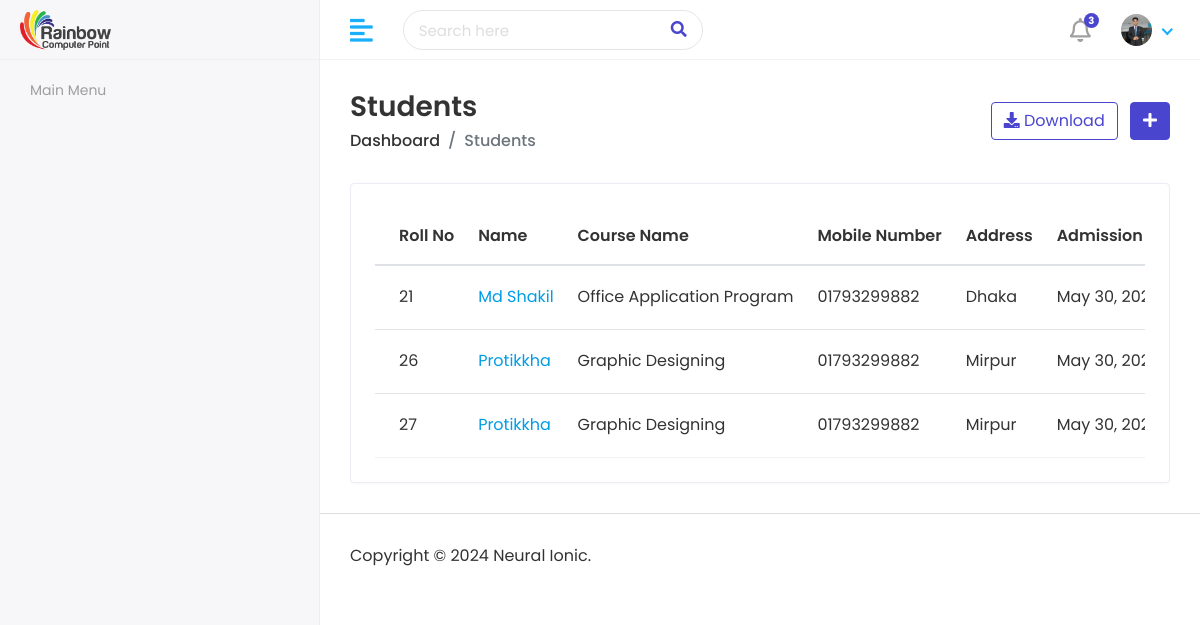
/studentList/, run on the app's committed database.
### RainbowApp/models.py (models this page shows)
class StudentInfoModel(models.Model):
    user = models.OneToOneField(CustomUserModel, on_delete =models.CASCADE,related_name='studentuser')
    StudentName = models.CharField(max_length=100)
    FatherName = models.CharField(max_length=100)
    MotherName = models.CharField(max_length=100)
    GENDER = [
        ('Male','Male'),
        ('Female','Female'),
    ]
    Gender = models.CharField(choices=GENDER,max_length=100)
    DOB = models.DateField()
    Religion = models.CharField(max_length=100)
    Mobile = models.CharField(max_length=100)
    EmergencyMobile = models.CharField(max_length=100)
    StudentPhoto = models.ImageField(upload_to='pendingstudent')
    PresentAddress = models.CharField(max_length=100)
    PermanentAddress = models.CharField(max_length=100)
    RollNo = models.CharField(max_length=100)
    CourseName = models.ForeignKey(CourseInfoModel,on_delete=models.DO_NOTHING)
    BatchNo = models.CharField(max_length=100)
    Batchschedule = models.CharField(max_length=100)
    SECTION = [
        ('A','A'),
        ('B','B'),
        ('C','C'),
    ]
    Section = models.CharField(max_length=100)
    CourseFee = models.CharField(max_length=100)
    Payment = models.CharField(max_length=100)
    Due = models.CharField(max_length=100)
    AdmissionDate = models.DateField(auto_now_add=True)
    LastModified = models.DateField(auto_now=True)

class CourseInfoModel(models.Model):
    CourseName = models.CharField(max_length=100)
    CourseDuration = models.CharField(max_length=100)
    WeeklyClass = models.CharField(max_length=100)
    ClassDurationHour = models.CharField(max_length=100)
    ClassDurationMinute = models.CharField(max_length=100)
    CourseFee = models.CharField(max_length=100)
    AboutCourse = models.TextField()
    CourseTopics = models.TextField()
    CourseImage = models.ImageField(upload_to='courseImg')
    def __str__(self):
        return self.CourseName

### RainbowProject/studentviews.py (the view)
# urls.py: path('studentList/',studentList, name='studentList'),
def studentList(request):
    studentinfo = StudentInfoModel.objects.all()
    context = {
        'studentinfo':studentinfo,
    }
    return render(request,'students/studentlist.html',context)

### template/students/studentlist.html (shortened to what this page needs)
{% extends 'adminmaster/adminmaster.html' %}
{% block admincontent %}
{% load static %}
<div class="content container-fluid">
    <div class="page-header">
       <div class="row align-items-center">
          <div class="col">
             <h3 class="page-title">Students</h3>
             <ul class="breadcrumb">
                <li class="breadcrumb-item"><a href="{% url 'adminDashboard' %}">Dashboard</a></li>
                <li class="breadcrumb-item active">Students</li>
             </ul>
          </div>
          <div class="col-auto text-right float-right ml-auto">
             <a href="#" class="btn btn-outline-primary mr-2"><i class="fas fa-download"></i> Download</a>
             <a href="{% url 'addStudentPage' %}" class="btn btn-primary"><i class="fas fa-plus"></i></a>
          </div>
       </div>
    </div>
    <div class="row">
       <div class="col-sm-12">
          <div class="card card-table">
             <div class="card-body">
                <div class="table-responsive">
                   <table class="table table-hover table-center mb-0 datatable">
                      <thead>
                         <tr>
                            <th>Roll No</th>
                            <th>Name</th>
                            <th>Course Name</th>
                            <th>Mobile Number</th>
                            <th>Address</th>
                            <th>Admission Date</th>
                         </tr>
                      </thead>
                      <tbody>
                        {% for i in studentinfo %}
                        <tr>
                           <td>{{i.RollNo}}</td>
                           <td>
                                 <a href="">{{i.StudentName}}</a>
                           </td>
                           <td>{{i.CourseName}}</td>
                           <td>{{i.Mobile}}</td>
                           <td>{{i.PresentAddress}}</td>
                           <td>{{i.AdmissionDate}}</td>
                        </tr>
                        {% endfor %}
                      </tbody>
                   </table>
                </div>
             </div>
          </div>
       </div>
    </div>
 </div>
{% endblock admincontent %}

### static/assets/css/style.css (style rules this page uses)
html { height: 100%; }
body { background-color: #fff; color: #333; font-family: 'Poppins', sans-serif; font-size: 1rem; height: 100%; line-height: 1.5; overflow-x: hidden; }
h1, h2, h3, h4, h5, h6 { font-family: 'Poppins', sans-serif; margin-top: 0; }
a { color: #009ce7; }
input, button, a { transition: all 0.4s ease; -moz-transition: all 0.4s ease; -o-transition: all 0.4s ease; -ms-transition: all 0.4s ease; -webkit-transition: all 0.4s ease; }
ul, ol { padding: 0px; list-style: none; }
.table { color: #333; max-width: 100%; margin-bottom: 0; width: 100%; }
.table thead tr th { font-weight: 600; }
.table tbody tr { border-bottom: 1px solid rgba(0, 0, 0, 0.05); }
.table.table-center td, .table.table-center th { vertical-align: middle; }
.card-table .card-body .table > thead > tr > th { border-top: 0; }
.card-table .card-body .table tr td:first-child, .card-table .card-body .table tr th:first-child { padding-left: 1.5rem; }
.card-table .table td, .card-table .table th { border-top: 1px solid #e2e5e8; padding: 1rem 0.75rem; white-space: nowrap; }
.btn-primary { background-color: #4a45cf; border: 1px solid #4a45cf; }
.btn-outline-primary { color: #4a45cf; border-color: #4a45cf; }
.card { border: 1px solid #ececf5; box-shadow: 0 1px 3px 0 rgba(0, 0, 0, 0.03); margin-bottom: 1.875rem; }
.card-body { padding: 1.5rem; }
.page-wrapper > .content { padding: 1.875rem 1.875rem 0; }
.page-header { margin-bottom: 1.875rem; }
.page-header .breadcrumb { background-color: transparent; color: #6c757d; font-size: 1rem; font-weight: 500; margin-bottom: 0; padding: 0; }
.page-header .breadcrumb a { color: #333; }
.page-title { font-size: 28px; font-weight: 600; color: #333; margin-bottom: 5px; }

### data on the page
StudentInfoModel: RollNo "21", StudentName "Md Shakil", CourseName "Office Application Program", Mobile "01793299882", PresentAddress "Dhaka", AdmissionDate "May 30,…"
StudentInfoModel: RollNo "26", StudentName "Protikkha", CourseName "Graphic Designing", Mobile "01793299882", PresentAddress "Mirpur", AdmissionDate "May 30,…"
StudentInfoModel: RollNo "27", StudentName "Protikkha", CourseName "Graphic Designing", Mobile "01793299882", PresentAddress "Mirpur", AdmissionDate "May 30,…"
